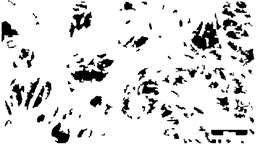
#> input picture mask.png, 256 x 145 px, shrunk from 1269 x 717 before the run
$ python phantast_confluency_corrected.py --input mask.png
#> lines starting #> are read from the running program, lines starting #| are printed output that depends on the picture; after the words box and inside, x2 and y2 are one past the last pixel; in counts of white or black regions, pixels touching at a corner belong together
#!/usr/bin/env python3
"""
PHANTAST Cell Confluency Detection - Corrected Implementation
Based on: https://github.com/nicjac/PHANTAST-MATLAB

This is a faithful Python implementation of the PHANTAST algorithm with all
critical fixes from the MATLAB reference:
1. Coefficient of Variation (CV = std/mean) for local contrast
2. Separable Gaussian filtering with proper kernel sizing
3. Kirsch edge detection (8 directional kernels)
4. Full shrinkRegion algorithm with projection cones
5. Complete pipeline with contrast stretching, hole filling, morphology
"""

import cv2
import numpy as np
from scipy import ndimage
from skimage import measure
import argparse


def gaussian_filter_separable(image, sigma):
    """
    Separable Gaussian filtering as in PHANTAST MATLAB.
    Kernel size = ceil(2.9786 * sigma)
    """
    kernel_size = int(np.ceil(2.9786 * sigma))
    x = np.arange(-kernel_size, kernel_size + 1)

    # Compute 1D Gaussian kernel
    gaussian_kernel = np.exp(-(x**2) / (2 * sigma**2))
    gaussian_kernel = gaussian_kernel / np.sum(gaussian_kernel)

    # Apply separable filtering
    filtered = image.copy()
    # Convolve in x direction
    filtered = ndimage.convolve1d(filtered, gaussian_kernel, axis=1, mode="nearest")
    # Convolve in y direction
    filtered = ndimage.convolve1d(filtered, gaussian_kernel, axis=0, mode="nearest")

    return filtered


def contrast_stretching(image, saturation_percentage):
    """
    Contrast stretching using imadjust equivalent.
    Maps image to full range [0, 1] with optional saturation.
    """
    if saturation_percentage == 0:
        return image

    # Convert to float if needed
    if image.dtype != np.float64:
        image = (
            image.astype(np.float64) / 255.0
            if image.max() > 1
            else image.astype(np.float64)
        )

    # Calculate percentiles for stretching (equivalent to stretchlim)
    # MATLAB stretchlim uses saturation_percentage/2 at each end
    low_percentile = saturation_percentage / 2.0
    high_percentile = 100.0 - low_percentile

    p_low = np.percentile(image, low_percentile)
    p_high = np.percentile(image, high_percentile)

    # Apply contrast stretching (imadjust equivalent)
    stretched = np.clip((image - p_low) / (p_high - p_low + 1e-8), 0, 1)

    return stretched


def local_contrast_cv(image, sigma, epsilon):
    """
    Local contrast using Coefficient of Variation (CV = std/mean).

    Correct formula from PHANTAST:
    CV = sqrt(E[x^2] - E[x]^2) / E[x]

    Where E[.] denotes Gaussian-weighted mean
    """
    # Convert to double [0, 1]
    if image.dtype != np.float64:
        if len(image.shape) == 3:
            image = cv2.cvtColor(image, cv2.COLOR_BGR2GRAY)
        image = image.astype(np.float64) / 255.0

    # Gaussian-weighted mean: E[x]
    filtered_mean = gaussian_filter_separable(image, sigma)

    # Gaussian-weighted mean of squares: E[x^2]
    filtered_mean_sq = gaussian_filter_separable(image**2, sigma)

    # Coefficient of variation: std/mean = sqrt(E[x^2] - E[x]^2) / E[x]
    variance = np.maximum(filtered_mean_sq - filtered_mean**2, 0)
    std_dev = np.sqrt(variance)

    # Avoid division by zero
    cv_map = std_dev / (filtered_mean + 1e-8)

    # Threshold to create binary mask
    binary_mask = cv_map > epsilon

    return binary_mask


def remove_small_objects(image, threshold_area):
    """
    Remove small objects below threshold_area.
    """
    labeled = measure.label(image)
    regions = measure.regionprops(labeled)

    # Keep only objects above threshold
    new_image = np.zeros_like(image, dtype=bool)
    for region in regions:
        if region.area > threshold_area:
            new_image[labeled == region.label] = True

    return new_image


def remove_holes(image, max_area):
    """
    Fill holes up to max_area.
    Equivalent to MATLAB: imfill(image, 'holes') then filter by area.
    """
    # Fill all holes
    filled = ndimage.binary_fill_holes(image)
    holes = filled & ~image

    # Label holes
    labeled_holes = measure.label(holes)
    hole_regions = measure.regionprops(labeled_holes)

    # Fill only holes below max_area
    result = image.copy()
    for region in hole_regions:
        if region.area <= max_area:
            coords = region.coords
            result[coords[:, 0], coords[:, 1]] = True

    return result


def kirsch_edge_detection(image):
    """
    Apply 8-directional Kirsch edge detection kernels.
    Returns gradient intensity map and gradient direction map.
    """
    # Kirsch kernels (8 directions)
    kernels = [
        np.array([[-3, -3, 5], [-3, 0, 5], [-3, -3, 5]]),  # East
        np.array([[-3, 5, 5], [-3, 0, 5], [-3, -3, -3]]),  # Northeast
        np.array([[5, 5, 5], [-3, 0, -3], [-3, -3, -3]]),  # North
        np.array([[5, 5, -3], [5, 0, -3], [-3, -3, -3]]),  # Northwest
        np.array([[5, -3, -3], [5, 0, -3], [5, -3, -3]]),  # West
        np.array([[-3, -3, -3], [5, 0, -3], [5, 5, -3]]),  # Southwest
        np.array([[-3, -3, -3], [-3, 0, -3], [5, 5, 5]]),  # South
        np.array([[-3, -3, -3], [-3, 0, 5], [-3, 5, 5]]),  # Southeast
    ]

    # Apply all kernels
    responses = np.zeros((image.shape[0], image.shape[1], 8))
    for i, kernel in enumerate(kernels):
        responses[:, :, i] = ndimage.convolve(image, kernel, mode="constant", cval=0)

    # Get maximum response and its direction (1-indexed, like MATLAB)
    gradient_intensity = np.max(responses, axis=2)
    gradient_direction = np.argmax(responses, axis=2) + 1  # 1-8 instead of 0-7

    return gradient_intensity, gradient_direction


def shrink_region(
    pixels_to_process,
    gradient_direction_map,
    projection_cones,
    considered_as_starting_point,
    direction_offsets,
    binary_image,
):
    """
    Python port of the C++ shrinkRegion MEX function.

    Iteratively shrinks regions by following gradient directions.
    """
    rows, cols = binary_image.shape
    considered = considered_as_starting_point.copy()

    to_add_x = []
    to_add_y = []
    to_remove_x = []
    to_remove_y = []

    for idx in range(len(pixels_to_process)):
        current_x = int(pixels_to_process[idx, 0])
        current_y = int(pixels_to_process[idx, 1])

        # Check bounds (1-indexed in MATLAB, converting to 0-indexed)
        if (
            current_x < 1
            or current_y < 1
            or current_x >= rows - 1
            or current_y >= cols - 1
        ):
            continue

        current_direction = int(gradient_direction_map[current_x, current_y])

        # Get projection cone for current direction
        cone = projection_cones[current_direction - 1]

        # Check if already processed
        if considered[current_x, current_y]:
            continue

        considered[current_x, current_y] = True
        valid_path = False

        # Check all 3 directions in the cone
        for k in range(3):
            next_dir = cone[k]
            dx = int(direction_offsets[next_dir - 1, 0])
            dy = int(direction_offsets[next_dir - 1, 1])

            next_x = current_x + dx
            next_y = current_y + dy

            # Check bounds
            if next_x < 0 or next_y < 0 or next_x >= rows or next_y >= cols:
                continue

            # Check if next pixel is in binary image
            if binary_image[next_x, next_y]:
                valid_path = True
                to_add_x.append(next_x)
                to_add_y.append(next_y)

        if valid_path:
            to_remove_x.append(current_x)
            to_remove_y.append(current_y)

    return (
        considered,
        np.array(to_add_x, dtype=np.uint16),
        np.array(to_add_y, dtype=np.uint16),
        np.array(to_remove_x, dtype=np.uint16),
        np.array(to_remove_y, dtype=np.uint16),
    )


def halo_removal(
    image,
    binary_image,
    max_fill_area,
    kernel_type="kirsch",
    small_object_removal_area=100,
    delete_ratio=0.3,
):
    """
    Full halo removal algorithm with iterative region shrinking.
    """
    # Direction offsets (row, col changes for 8 directions)
    direction_offsets = np.array(
        [
            [0, 1],  # East (1)
            [-1, 1],  # Northeast (2)
            [-1, 0],  # North (3)
            [-1, -1],  # Northwest (4)
            [0, -1],  # West (5)
            [1, -1],  # Southwest (6)
            [1, 0],  # South (7)
            [1, 1],  # Southeast (8)
        ]
    )

    # Projection cones for each direction
    projection_cones = np.array(
        [
            [1, 2, 8],  # East cone
            [2, 1, 3],  # Northeast cone
            [3, 2, 4],  # North cone
            [4, 3, 5],  # Northwest cone
            [5, 4, 6],  # West cone
            [6, 5, 7],  # Southwest cone
            [7, 6, 8],  # South cone
            [8, 1, 7],  # Southeast cone
        ]
    )

    # Convert image to double [0, 1]
    if image.dtype != np.float64:
        if len(image.shape) == 3:
            image = cv2.cvtColor(image, cv2.COLOR_BGR2GRAY)
        image = image.astype(np.float64) / 255.0

    # Remove small objects first
    binary_image = remove_small_objects(binary_image, small_object_removal_area)

    # Remove holes
    if max_fill_area > 0:
        binary_image = remove_holes(binary_image, max_fill_area)

    # Find boundaries
    contours, _ = cv2.findContours(
        binary_image.astype(np.uint8), cv2.RETR_EXTERNAL, cv2.CHAIN_APPROX_NONE
    )

    # Get boundary pixels
    boundary_pixels = []
    for contour in contours:
        for point in contour:
            boundary_pixels.append([point[0][1], point[0][0]])  # [row, col]

    if len(boundary_pixels) == 0:
        return binary_image

    pixels_to_process = np.array(boundary_pixels, dtype=np.uint16)

    # Apply Kirsch edge detection
    if kernel_type == "kirsch":
        gradient_intensity, gradient_direction = kirsch_edge_detection(image)
    else:
        raise ValueError("Only 'kirsch' kernel type is implemented")

    # Initialize tracking
    considered_as_starting_point = np.zeros_like(binary_image, dtype=bool)
    objects_in_image = measure.label(binary_image)

    # Iterative shrinking
    go = True
    iteration = 0
    max_iterations = 100  # Safety limit

    while go and iteration < max_iterations:
        iteration += 1

        considered, to_add_x, to_add_y, to_remove_x, to_remove_y = shrink_region(
            pixels_to_process,
            gradient_direction,
            projection_cones,
            considered_as_starting_point,
            direction_offsets,
            binary_image,
        )

        considered_as_starting_point = considered

        # Remove pixels from binary image
        if len(to_remove_x) > 0:
            binary_image[to_remove_x, to_remove_y] = False

        # Check delete ratio for each object
        current_objects = measure.label(binary_image)
        current_regions = measure.regionprops(current_objects)

        for region in current_regions:
            original_pixels = objects_in_image == region.label
            remaining_pixels = current_objects == region.label

            if np.sum(remaining_pixels) < delete_ratio * np.sum(original_pixels):
                considered_as_starting_point[original_pixels] = True

        # Prepare next iteration
        if len(to_add_x) == 0:
            go = False
        else:
            # Remove duplicates
            to_add = np.column_stack([to_add_x, to_add_y])
            to_add = np.unique(to_add, axis=0)
            pixels_to_process = to_add

    # Final cleanup with morphology
    binary_image = morphology_majority(binary_image, iterations=20)
    binary_image = morphology_clean(binary_image)

    return binary_image


def morphology_majority(image, iterations=20):
    """
    Majority filter: pixel becomes foreground if majority of 3x3 neighbors are foreground.
    Equivalent to MATLAB: bwmorph(image, 'majority', iterations)
    """
    result = image.copy()
    for _ in range(iterations):
        # Count neighbors
        neighbors = ndimage.convolve(
            result.astype(np.uint8), np.ones((3, 3)), mode="constant"
        ) - result.astype(np.uint8)
        # Keep pixel if it has 5 or more neighbors (majority of 8 surrounding + itself)
        result = (neighbors >= 5) | result
    return result


def morphology_clean(image):
    """
    Remove isolated pixels.
    Equivalent to MATLAB: bwmorph(image, 'clean')
    """
    # Find isolated pixels (single foreground pixels with no neighbors)
    neighbors = ndimage.convolve(
        image.astype(np.uint8), np.ones((3, 3)), mode="constant"
    ) - image.astype(np.uint8)
    isolated = image & (neighbors == 0)
    return image & ~isolated


def calculate_confluency(mask):
    """Calculate confluency as area fraction."""
    total_pixels = mask.size
    cell_pixels = np.sum(mask)
    confluency = (cell_pixels / total_pixels) * 100.0
    return confluency


def process_phantast(
    image_input,
    sigma=8.0,
    epsilon=0.05,
    do_contrast_stretching=True,
    contrast_stretching_saturation=0.5,
    do_halo_removal=True,
    minimum_fill_area=100,
    do_remove_small_objects=True,
    minimum_object_area=100,
    hr_remove_small_objects=100,
    max_removal_ratio=0.3,
    do_additional_remove_holes=False,
    additional_hole_fill_area=100,
    output_mask_path=None,
    output_overlay_path=None,
):
    """
    Complete PHANTAST pipeline.
    Args:
        image_input: Path to image (str) OR numpy array (BGR or Gray).
    """
    # Load image
    if isinstance(image_input, str):
        image = cv2.imread(image_input)
        if image is None:
            raise ValueError(f"Could not load image: {image_input}")
        image_source_name = image_input
    elif isinstance(image_input, np.ndarray):
        image = image_input.copy()
        image_source_name = "Memory Array"
    else:
        raise ValueError("Input must be a file path or numpy array")

    # Convert to grayscale
    if len(image.shape) == 3:
        image_gray = cv2.cvtColor(image, cv2.COLOR_BGR2GRAY)
    else:
        image_gray = image.copy()

    print(f"Processing image: {image_source_name}")
    print(f"Image size: {image_gray.shape}")
    print(f"Parameters: sigma={sigma}, epsilon={epsilon}")

    I = image_gray.copy()

    # Step 1: Contrast Stretching
    if do_contrast_stretching:
        print("Step 1: Contrast stretching...")
        I = contrast_stretching(
            I.astype(np.float64) / 255.0, contrast_stretching_saturation
        )

    # Step 2: Local Contrast (Coarse Masking)
    print("Step 2: Local contrast thresholding (CV = std/mean)...")
    J = local_contrast_cv(I, sigma, epsilon)

    # Step 3: Halo Removal
    if do_halo_removal:
        print("Step 3: Halo removal with Kirsch edge detection and region shrinking...")
        J = halo_removal(
            I,
            J,
            minimum_fill_area,
            "kirsch",
            hr_remove_small_objects,
            max_removal_ratio,
        )

    # Step 4: Additional hole removal
    if do_additional_remove_holes:
        print("Step 4: Additional hole filling...")
        J = remove_holes(J, additional_hole_fill_area)

    # Step 5: Remove small objects
    if do_remove_small_objects:
        print("Step 5: Removing small objects...")
        J = remove_small_objects(J, minimum_object_area)

    # Final cleanup
    J = morphology_majority(J, iterations=20)
    J = morphology_clean(J)

    # Calculate confluency
    confluency = calculate_confluency(J)

    print(f"\nResults:")
    print(f"  Confluency: {confluency:.2f}%")

    # Save outputs
    if output_mask_path:
        cv2.imwrite(output_mask_path, (J * 255).astype(np.uint8))
        print(f"  Mask saved to: {output_mask_path}")

    if output_overlay_path:
        overlay = cv2.cvtColor(image_gray, cv2.COLOR_GRAY2BGR)
        overlay[J] = [0, 255, 0]
        alpha = 0.4
        overlay = cv2.addWeighted(
            overlay, alpha, cv2.cvtColor(image_gray, cv2.COLOR_GRAY2BGR), 1 - alpha, 0
        )
        cv2.imwrite(output_overlay_path, overlay)
        print(f"  Overlay saved to: {output_overlay_path}")

    return confluency, J


def main():
    parser = argparse.ArgumentParser(
        description="PHANTAST Cell Confluency Detection (Corrected Implementation)",
        formatter_class=argparse.RawDescriptionHelpFormatter,
        epilog="""
Examples:
  # Basic usage with defaults (optimized for stem cells)
  python phantast_confluency_corrected.py -i image.jpg

  # Adjust parameters
  python phantast_confluency_corrected.py -i image.jpg --sigma 6.0 --epsilon 0.06

  # Save results
  python phantast_confluency_corrected.py -i image.jpg -m mask.png -o overlay.png

Key Differences from Original:
  - Uses Coefficient of Variation (CV = std/mean) for local contrast
  - Separable Gaussian filtering with proper kernel sizing
  - Kirsch edge detection (8 directional kernels)
  - Full shrinkRegion algorithm with projection cones
  - Complete pipeline: contrast stretching, hole filling, morphology
        """,
    )

    parser.add_argument(
        "-i",
        "--input",
        required=True,
        help="Input phase contrast microscopy image path",
    )
    parser.add_argument(
        "--sigma",
        type=float,
        default=8.0,
        help="Scale parameter for local contrast (default: 8.0)",
    )
    parser.add_argument(
        "--epsilon",
        type=float,
        default=0.05,
        help="Sensitivity threshold (default: 0.05)",
    )
    parser.add_argument(
        "--no-contrast-stretch", action="store_true", help="Disable contrast stretching"
    )
    parser.add_argument(
        "--contrast-saturation",
        type=float,
        default=0.5,
        help="Contrast stretching saturation %% (default: 0.5)",
    )
    parser.add_argument(
        "--no-halo-removal", action="store_true", help="Disable halo removal"
    )
    parser.add_argument(
        "--min-fill-area",
        type=int,
        default=100,
        help="Minimum hole fill area (default: 100)",
    )
    parser.add_argument(
        "--no-remove-small", action="store_true", help="Disable small object removal"
    )
    parser.add_argument(
        "--min-object-area",
        type=int,
        default=100,
        help="Minimum object area (default: 100)",
    )
    parser.add_argument(
        "--hr-min-area",
        type=int,
        default=100,
        help="Halo removal: min area before processing (default: 100)",
    )
    parser.add_argument(
        "--max-removal-ratio",
        type=float,
        default=0.3,
        help="Max removal ratio for halo removal (default: 0.3)",
    )
    parser.add_argument("-m", "--mask", help="Output path for binary mask image")
    parser.add_argument("-o", "--overlay", help="Output path for overlay visualization")

    args = parser.parse_args()

    confluency, mask = process_phantast(
        args.input,
        sigma=args.sigma,
        epsilon=args.epsilon,
        do_contrast_stretching=not args.no_contrast_stretch,
        contrast_stretching_saturation=args.contrast_saturation,
        do_halo_removal=not args.no_halo_removal,
        minimum_fill_area=args.min_fill_area,
        do_remove_small_objects=not args.no_remove_small,
        minimum_object_area=args.min_object_area,
        hr_remove_small_objects=args.hr_min_area,
        max_removal_ratio=args.max_removal_ratio,
        output_mask_path=args.mask,
        output_overlay_path=args.overlay,
    )
#> in process_phantast, image is the input picture: shape (145, 256, 3); min 0, max 255, mean 219.5
#| Image size: (145, 256)
#> in contrast_stretching, `p_low = np.percentile(image, low_percentile)`: p_low = 0
#> in contrast_stretching, `p_high = np.percentile(image, high_percentile)`: p_high = 1
#> in local_contrast_cv, `cv_map = std_dev / (filtered_mean + 1e-8)`:
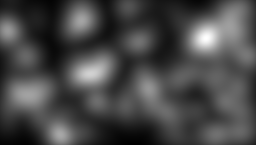
#> cv_map: shape (145, 256) float64; min 6.42e-05, max 1.16, mean 0.331; drawn with min black and max white
#> in local_contrast_cv, `binary_mask = cv_map > epsilon`:
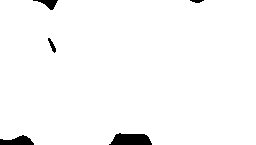
#> binary_mask: shape (145, 256) bool; 97.8% white; 5 black regions, box (x1, y1, x2, y2) and area: (109, 133, 152, 145) 403, (0, 135, 34, 145) 222, (33, 0, 58, 10) 115, (48, 38, 56, 53) 50, (190, 0, 204, 3) 29
#> in remove_small_objects, `regions = measure.regionprops(labeled)`: regions = 1 regions; box (x1, y1, x2, y2) and area: (0, 0, 256, 145) 36301
#> the loop in remove_small_objects, `for region in regions:` made 1 pass
#> in remove_holes, `holes = filled & ~image`:
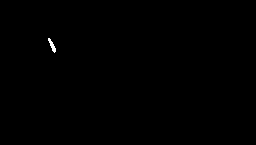
#> holes: shape (145, 256) bool; 0.13% white; 1 white region, box (x1, y1, x2, y2) and area: (48, 38, 56, 53) 50
#> in remove_holes, `hole_regions = measure.regionprops(labeled_holes)`: hole_regions = 1 regions; box (x1, y1, x2, y2) and area: (48, 38, 56, 53) 50
#> the loop in remove_holes, `for region in hole_regions:` made 1 pass
#> in halo_removal, `contours, _ = cv2.findContours( binary_image.astype(np.uint8), cv2.RET..`: contours = 1 contour; box (x1, y1, x2, y2) and area: (0, 0, 256, 145) 35947
#> the loop in halo_removal, `for contour in contours:` made 1 pass
#> after the loop in halo_removal, `for contour in contours:`: boundary_pixels = 806 pairs, first value 0 to 144, second value 0 to 255
#> in halo_removal, `pixels_to_process = np.array(boundary_pixels, dtype=np.uint16)`: pixels_to_process has the same summary as boundary_pixels
#> after the loop in halo_removal, `while go and iteration < max_iterations:`:
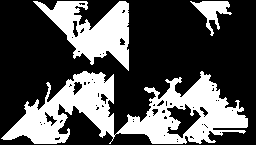
#> considered_as_starting_point: shape (145, 256) bool; 32.7% white; 3 white regions, box (x1, y1, x2, y2) and area: (1, 71, 248, 144) 8349, (33, 1, 129, 71) 3228, (190, 1, 232, 36) 553
#> after the loop in halo_removal, `while go and iteration < max_iterations:`:
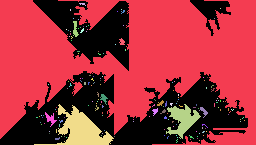
#> current_objects: shape (145, 256) int32; 168 distinct labels, from 0 to 167; one colour per label, 0 black
#> after the loop in halo_removal, `while go and iteration < max_iterations:`: iteration = 100
#> call 2 of remove_small_objects, with threshold_area = 100
#> in remove_small_objects (call 2), `labeled = measure.label(image)`:
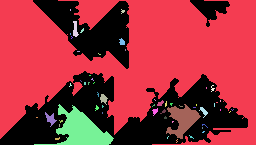
#> labeled: shape (145, 256) int32; 58 distinct labels, from 0 to 57; one colour per label, 0 black
#> in remove_small_objects (call 2), `regions = measure.regionprops(labeled)`: regions = 57 regions; largest, box (x1, y1, x2, y2) and area: (0, 0, 256, 145) 22776, (34, 104, 114, 145) 1321, (166, 104, 201, 139) 604, (45, 112, 57, 127) 77, (73, 21, 79, 37) 60
#> the loop in remove_small_objects (call 2), `for region in regions:` made 57 passes
#> the loop in morphology_majority (call 2), `for _ in range(iterations):` made 20 passes
#> pass 1, in morphology_majority (call 2), `neighbors = ndimage.convolve( result.astype(np.uint8), np.ones((3, 3))..`:
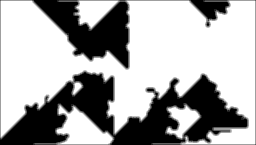
#> neighbors: shape (145, 256); min 0, max 8, mean 5.27; drawn with min black and max white
#> in calculate_confluency, `cell_pixels = np.sum(mask)`: cell_pixels = 24741
#> in calculate_confluency, `confluency = (cell_pixels / total_pixels) * 100.0`: confluency = 66.65
#|   Confluency: 66.65%
#> confluency = 66.65

    print(f"\n{'=' * 50}")
    print(f"FINAL CONFLUENCY: {confluency:.2f}%")
#| FINAL CONFLUENCY: 66.65%
    print(f"{'=' * 50}")


if __name__ == "__main__":
    main()
